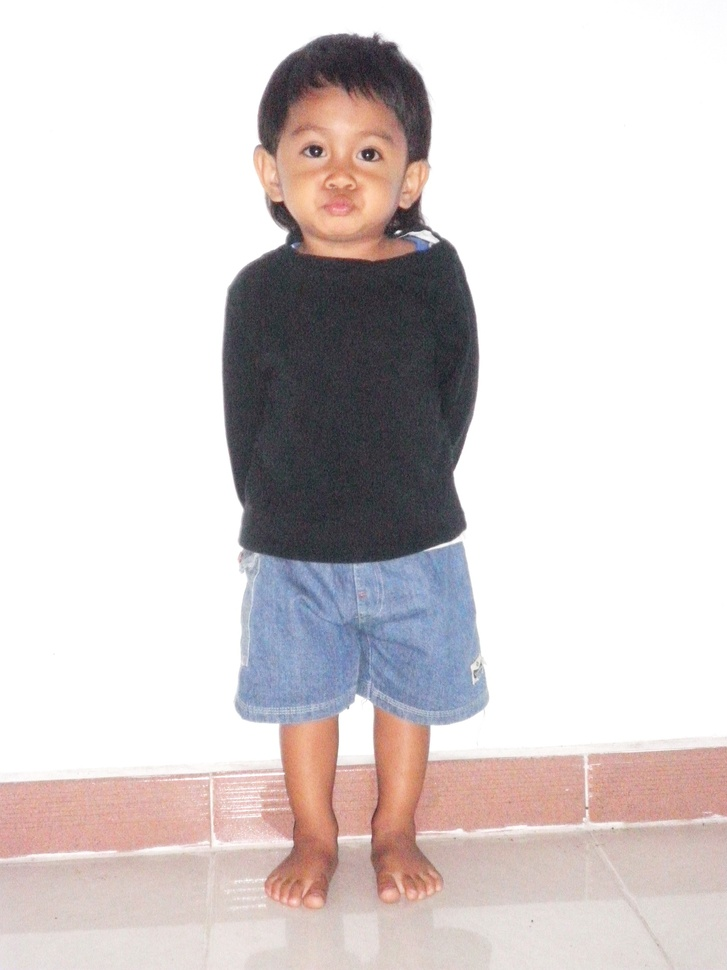
#> input picture uploads/2011_03_08_19_57_IMG_1990.JPG, 727 x 970 px, shrunk from 1536 x 2048 before the run
$ python -i seam_carving_module.py   (imports and definitions only)   (older library calls are emulated)
#> lines starting #> are read from the running program, lines starting #| are printed output that depends on the picture
#> further down, picture is the input picture: shape (970, 727, 3); mean B, G, R 208.9, 208.8, 215.9
import numpy as np
import cv2
import os
from flask import Flask, render_template, request, send_file, url_for, send_from_directory


def calculate_cumulative_energy(image):
    gray = cv2.cvtColor(image, cv2.COLOR_BGR2GRAY)
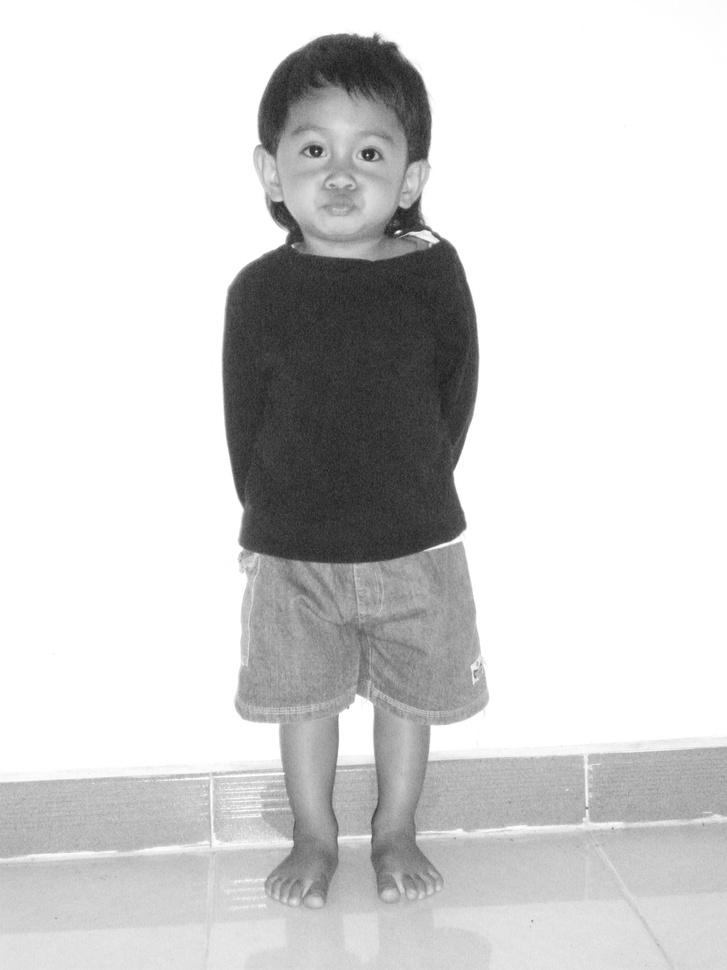
#> gray: shape (970, 727); min 24, max 255, mean 211
    grad_x = cv2.Sobel(gray, cv2.CV_64F, 1, 0, ksize=3)
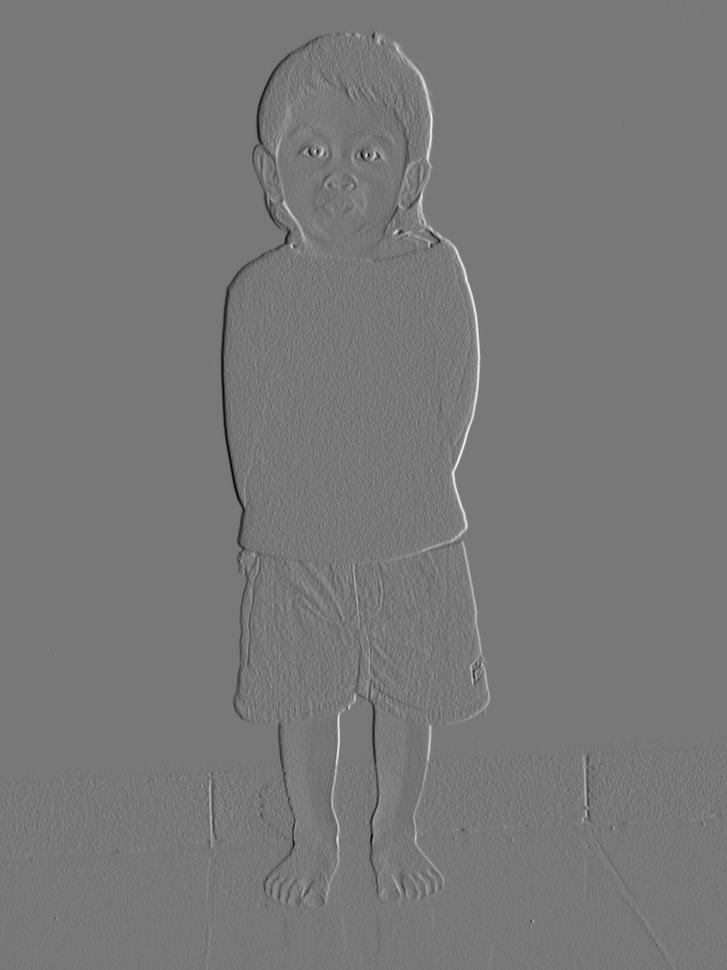
#> grad_x: shape (970, 727) float64; min -557, max 624, mean 0; drawn with min black and max white
    grad_y = cv2.Sobel(gray, cv2.CV_64F, 0, 1, ksize=3)
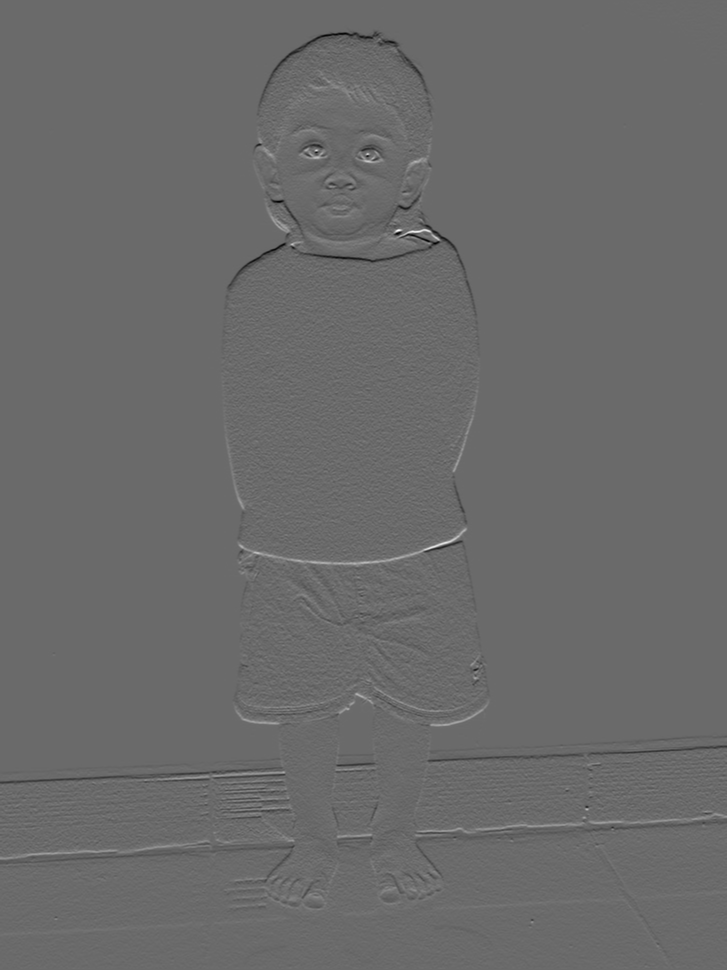
#> grad_y: shape (970, 727) float64; min -533, max 740, mean -0.3; drawn with min black and max white
    energy = np.sqrt(grad_x**2 + grad_y**2)
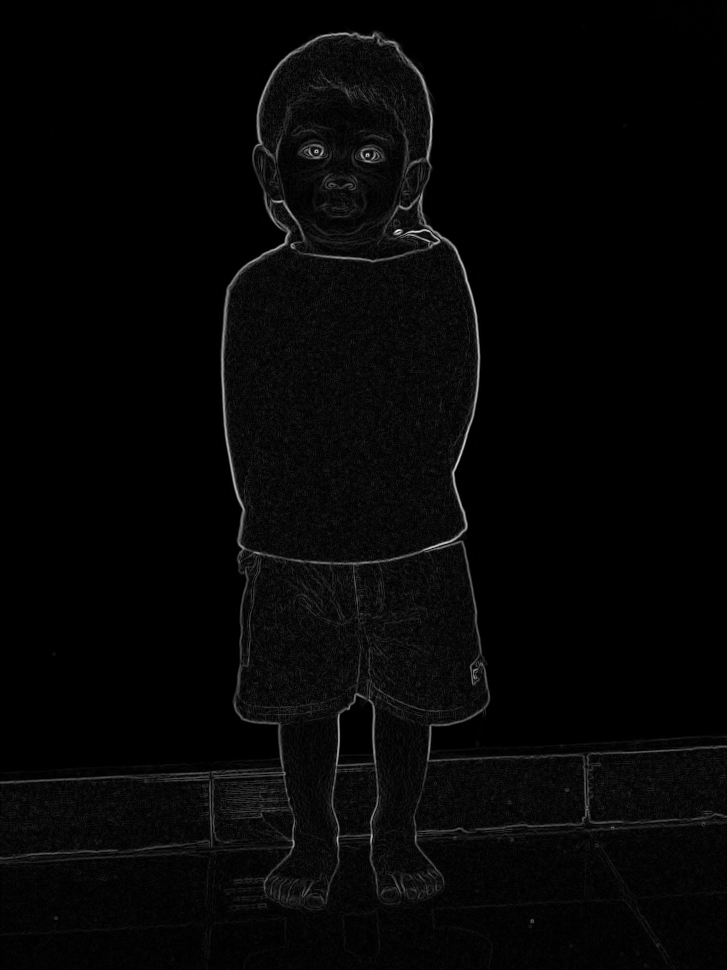
#> energy: shape (970, 727) float64; min 0, max 773.7, mean 17.8; drawn with min black and max white
    cumulative_energy = energy.copy()

    for i in range(1, energy.shape[0]):
        for j in range(energy.shape[1]):
            left = cumulative_energy[i-1, j-1] if j > 0 else np.inf
            center = cumulative_energy[i-1, j]
            right = cumulative_energy[i-1, j+1] if j < energy.shape[1] - 1 else np.inf
            cumulative_energy[i, j] += min(left, center, right)
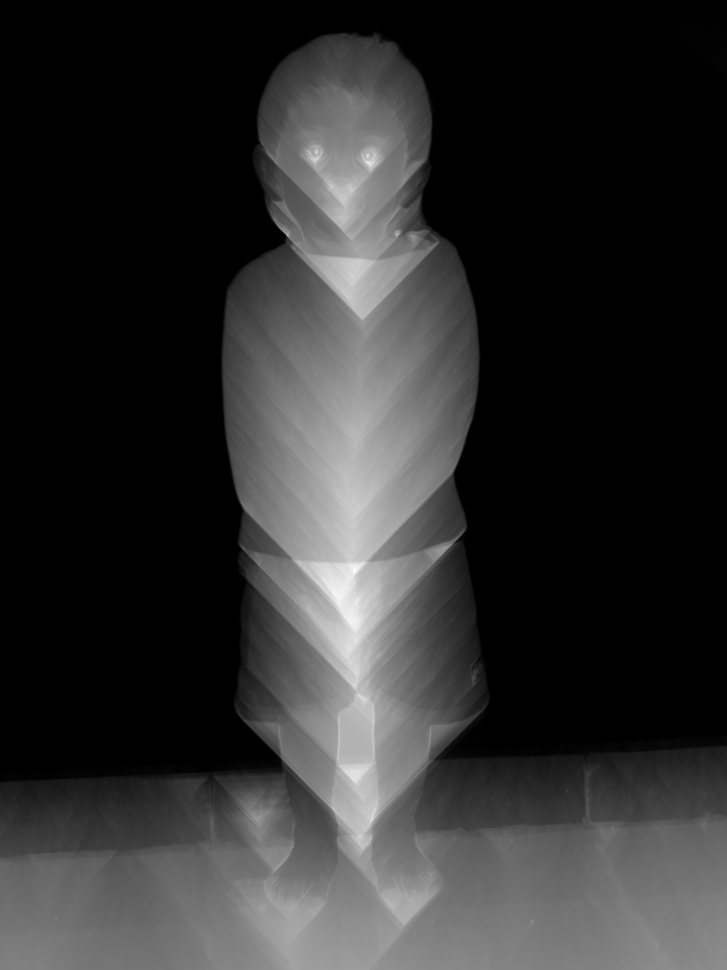
#> cumulative_energy: shape (970, 727) float64; min 0, max 5754.4, mean 1048.8; drawn with min black and max white

    return cumulative_energy

# [34 lines left out: functions find_vertical_seam, remove_vertical_seam, process_seam_carving, not called in this run]

>>> import cv2
>>> picture = cv2.imread('uploads/2011_03_08_19_57_IMG_1990.JPG')
>>> result = calculate_cumulative_energy(picture)

$ run again, on uploads/2022_01_20_17_04_IMG_1437.JPG
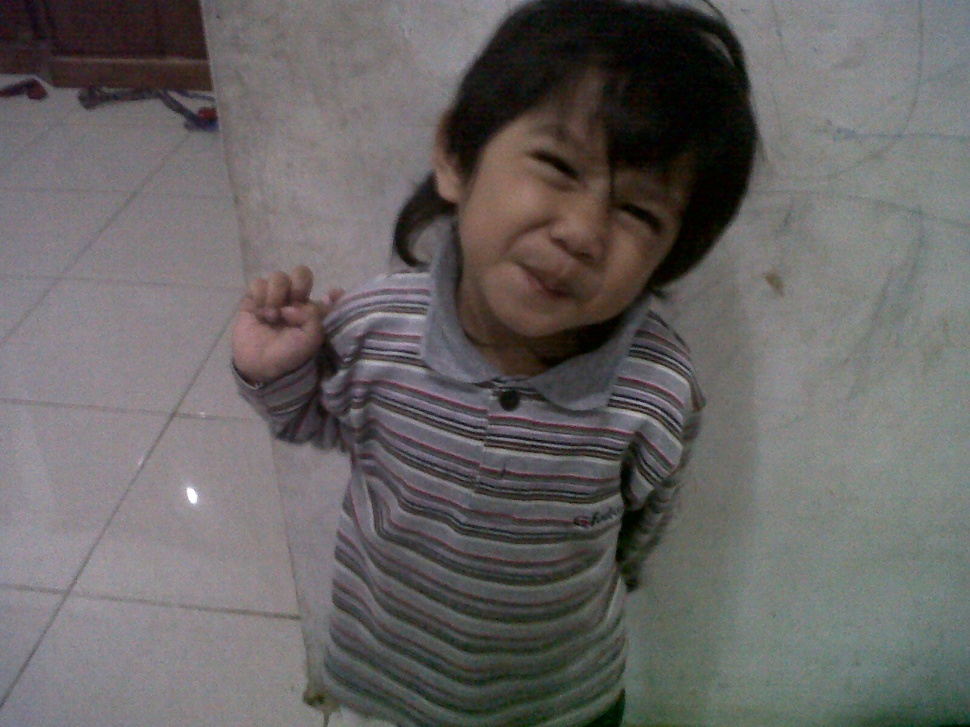
#> input picture uploads/2022_01_20_17_04_IMG_1437.JPG, 970 x 727 px, shrunk from 1600 x 1200 before the run
#> picture is the input picture: shape (727, 970, 3); mean B, G, R 99.8, 100.4, 103.4
#> in calculate_cumulative_energy, `energy = np.sqrt(grad_x**2 + grad_y**2)`:
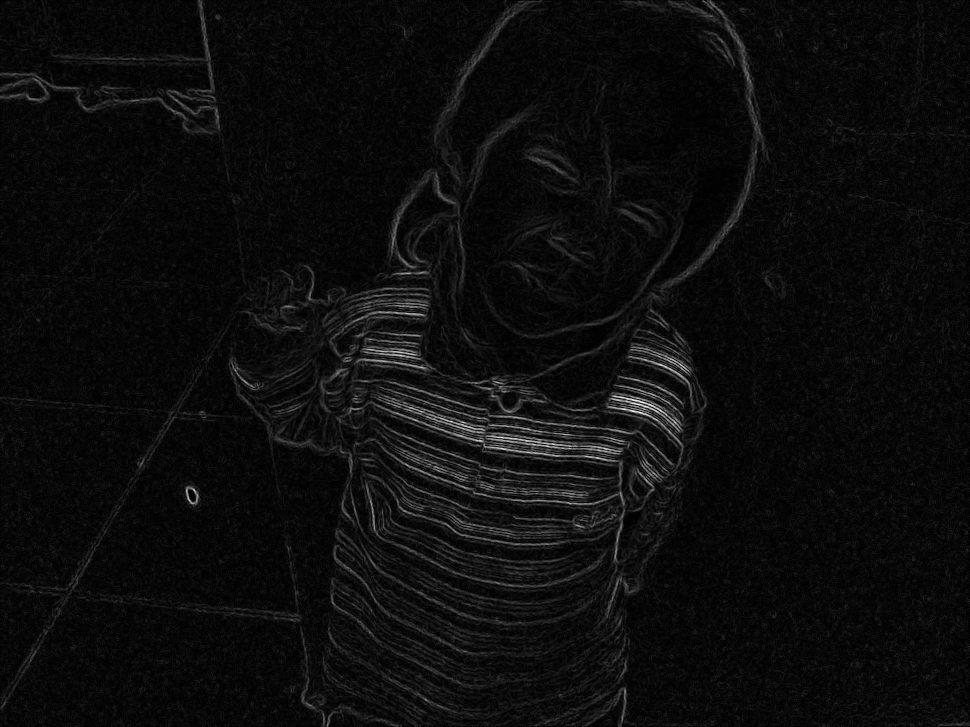
#> energy: shape (727, 970) float64; min 0, max 497.5, mean 25.9; drawn with min black and max white
#> after the loop in calculate_cumulative_energy, `for i in range(1, energy.shape[0]):`:
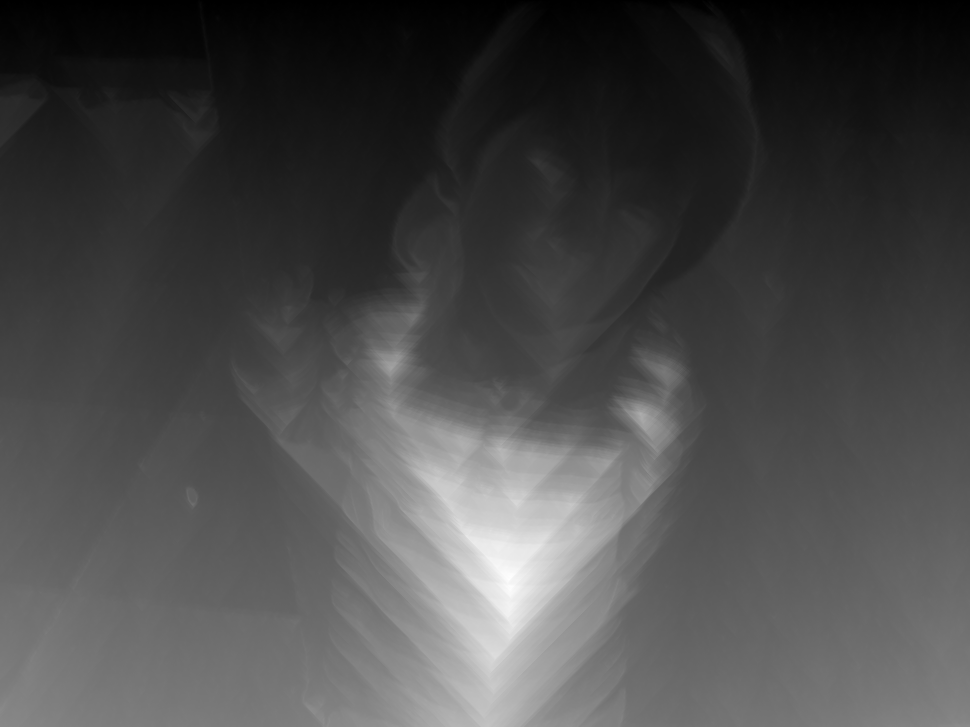
#> cumulative_energy: shape (727, 970) float64; min 0, max 11430.1, mean 3298.5; drawn with min black and max white

$ run again, on uploads/2022_01_21_00_10_IMG_5236.JPG
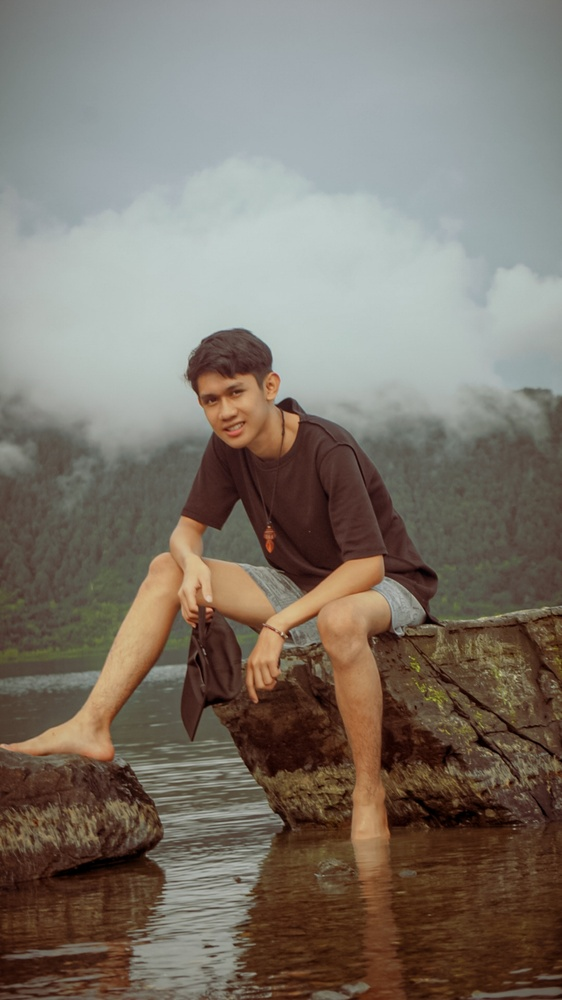
#> input picture uploads/2022_01_21_00_10_IMG_5236.JPG, 562 x 1000 px, shrunk from 1834 x 3264 before the run
#> picture is the input picture: shape (1000, 562, 3); mean B, G, R 106.7, 117, 125.6
#> in calculate_cumulative_energy, `grad_y = cv2.Sobel(gray, cv2.CV_64F, 0, 1, ksize=3)`:
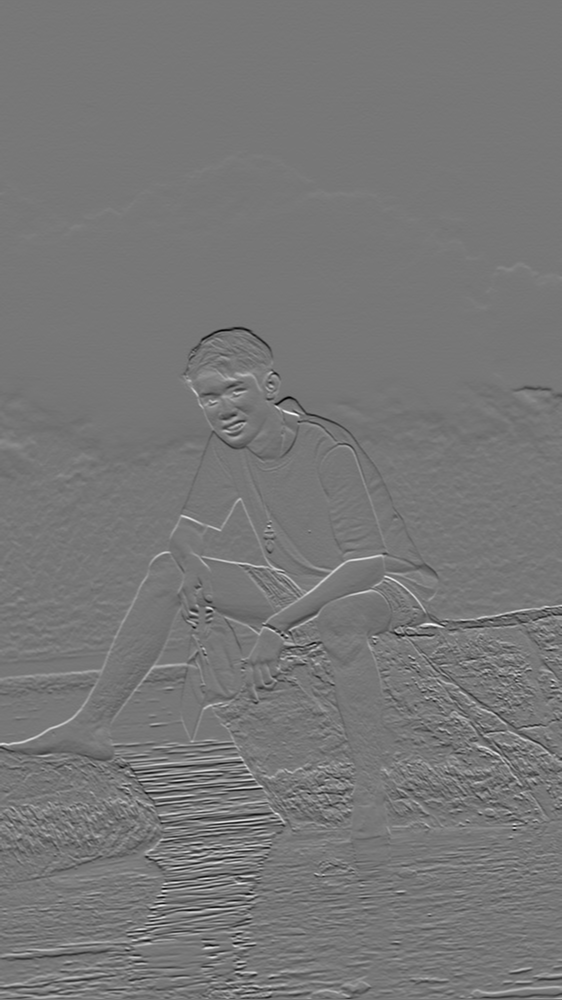
#> grad_y: shape (1000, 562) float64; min -448, max 508, mean -0.6; drawn with min black and max white
#> after the loop in calculate_cumulative_energy, `for i in range(1, energy.shape[0]):`:
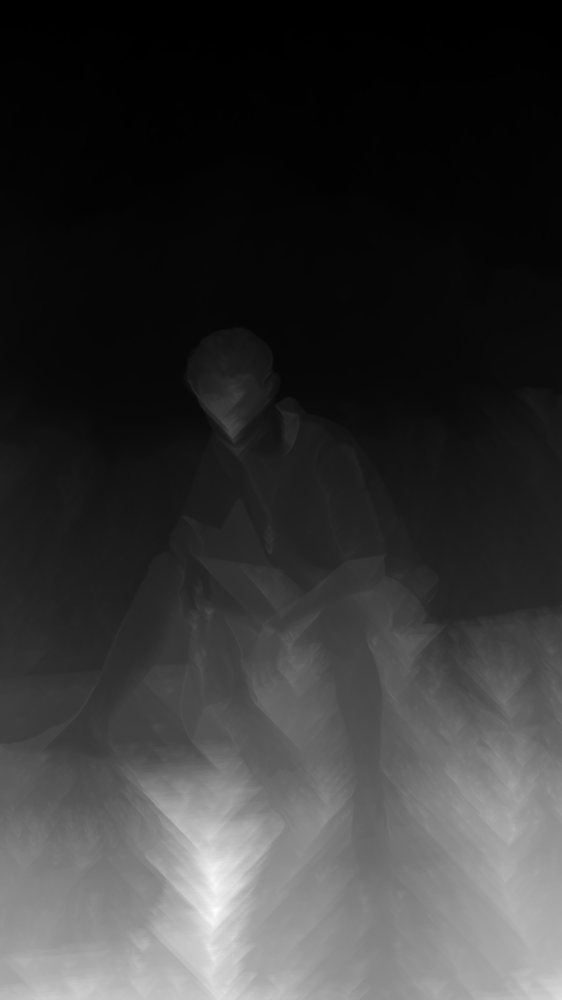
#> cumulative_energy: shape (1000, 562) float64; min 0, max 14991.4, mean 3198.7; drawn with min black and max white

$ run again, on uploads/2022_06_27_01_10_IMG_3280.JPG
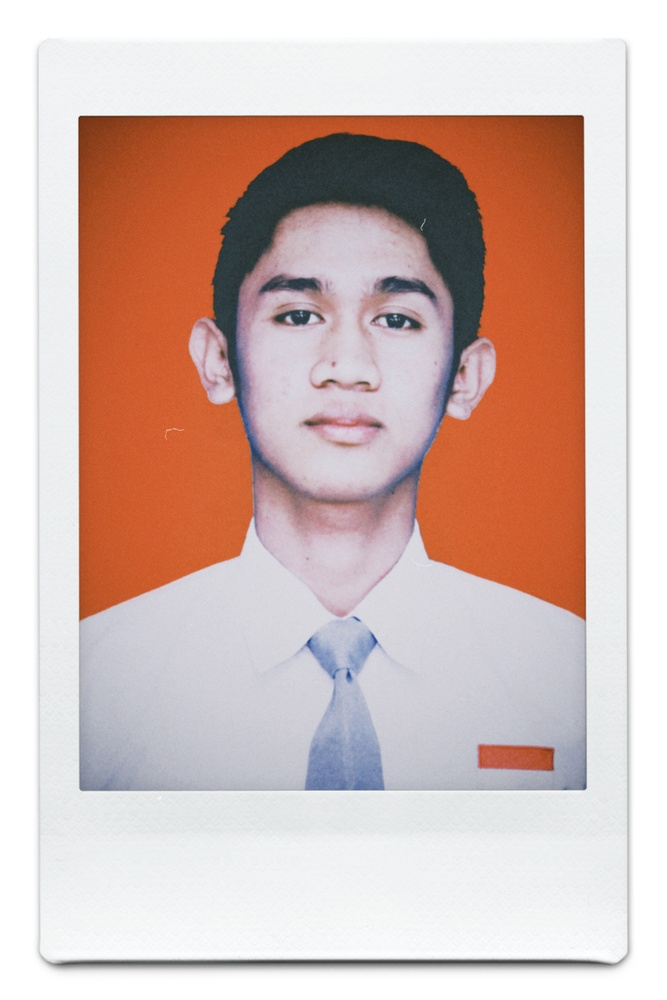
#> input picture uploads/2022_06_27_01_10_IMG_3280.JPG, 667 x 1000 px, shrunk from 1497 x 2246 before the run
#> picture is the input picture: shape (1000, 667, 3); mean B, G, R 182, 188, 211.7
#> in calculate_cumulative_energy, `energy = np.sqrt(grad_x**2 + grad_y**2)`:
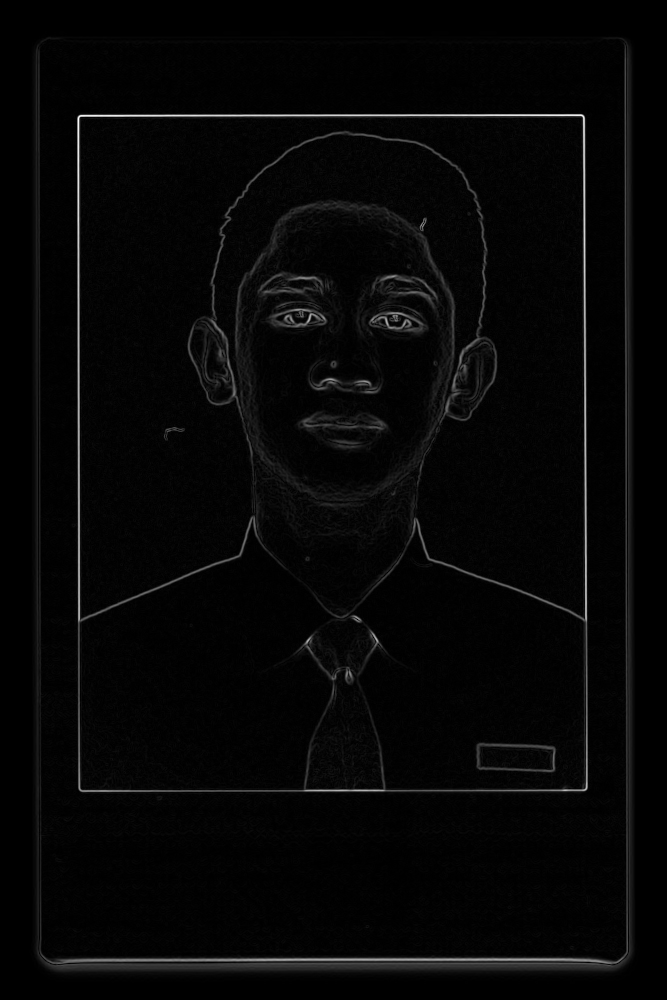
#> energy: shape (1000, 667) float64; min 0, max 767.9, mean 20.3; drawn with min black and max white
#> after the loop in calculate_cumulative_energy, `for i in range(1, energy.shape[0]):`:
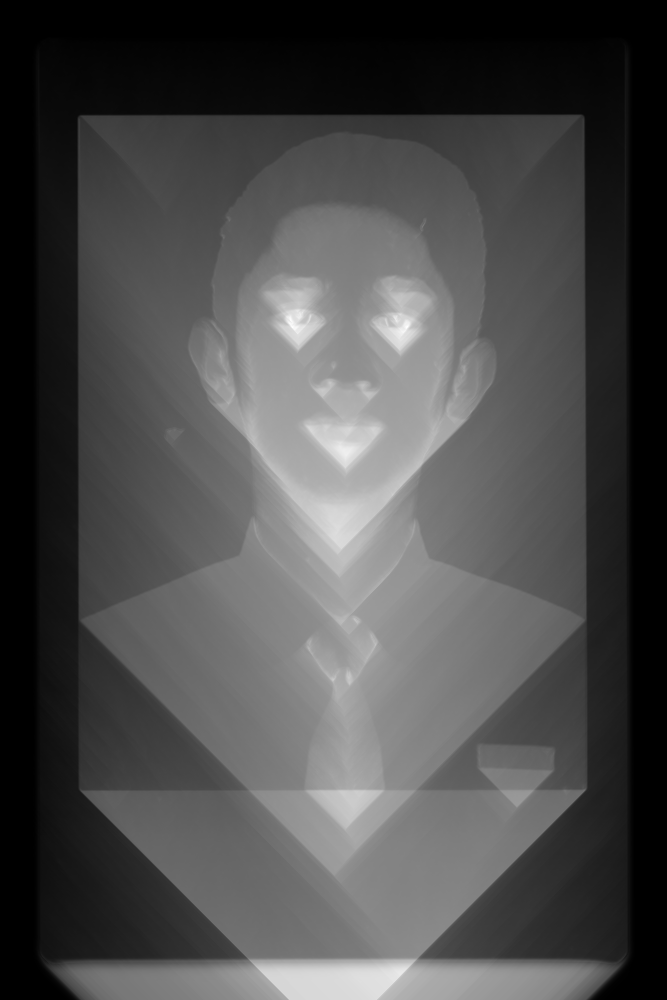
#> cumulative_energy: shape (1000, 667) float64; min 0, max 7196.8, mean 2148.7; drawn with min black and max white
